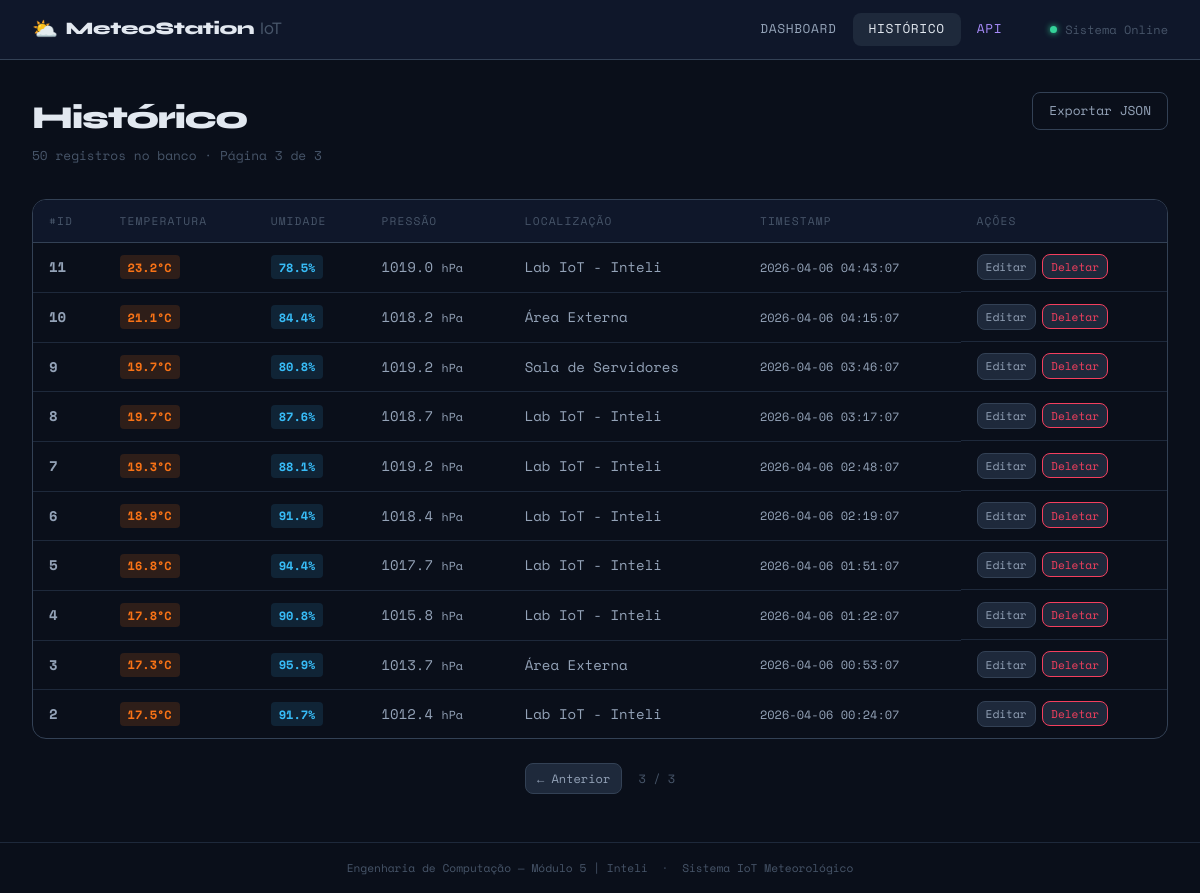
/leituras?pagina=3&por_pagina=20, run on the app's committed database.
### tables this page shows
CREATE TABLE leituras (
    id INTEGER PRIMARY KEY AUTOINCREMENT,
    temperatura REAL NOT NULL,
    umidade REAL NOT NULL,
    pressao REAL,
    localizacao TEXT DEFAULT 'Lab IoT - Inteli',
    timestamp DATETIME DEFAULT (datetime('now','localtime'))
);

### app.py (the view, shortened to what this page needs)
@app.route('/leituras', methods=['GET'])
def listar():
    try:
        pagina = int(request.args.get('pagina', 1))
        por_pagina = int(request.args.get('por_pagina', 20))
    except ValueError:
        pagina, por_pagina = 1, 20
    pagina = max(1, pagina)
    offset = (pagina - 1) * por_pagina
    leituras = listar_leituras(limite=por_pagina, offset=offset)
    total    = contar_leituras()
    total_paginas = max(1, -(-total // por_pagina))  # teto
    return render_template('historico.html',
                           leituras=leituras,
                           pagina=pagina,
                           total=total,
                           total_paginas=total_paginas,
                           por_pagina=por_pagina)

### app.py (called while the page is built)
@app.before_request
def _setup():
    pass  # init_db() é chamado no __main__

### database.py (called while the page is built)
def get_db_connection():
    conn = sqlite3.connect(DB_PATH, timeout=10)
    conn.execute('PRAGMA journal_mode=WAL')
    conn.execute('PRAGMA busy_timeout=5000')
    conn.row_factory = sqlite3.Row
    return conn

def listar_leituras(limite=50, offset=0):
    conn = get_db_connection()
    rows = conn.execute(
        'SELECT * FROM leituras ORDER BY timestamp DESC LIMIT ? OFFSET ?',
        (limite, offset)
    ).fetchall()
    conn.close()
    return [dict(r) for r in rows]

def contar_leituras():
    conn = get_db_connection()
    total = conn.execute('SELECT COUNT(*) FROM leituras').fetchone()[0]
    conn.close()
    return total

### templates/historico.html (shortened to what this page needs)
{% extends 'base.html' %}
{% block content %}
<div class="page-header">
  <div>
    <h1 class="page-title">Histórico</h1>
    <p class="page-sub">{{ total }} registros no banco · Página {{ pagina }} de {{ total_paginas }}</p>
  </div>
  <a href="{{ url_for('listar') }}?formato=json" target="_blank" class="btn btn-ghost">Exportar JSON</a>
</div>
{% if leituras %}
<div class="table-wrapper">
  <table class="data-table">
    <thead>
      <tr>
        <th>#ID</th>
        <th>Temperatura</th>
        <th>Umidade</th>
        <th>Pressão</th>
        <th>Localização</th>
        <th>Timestamp</th>
        <th>Ações</th>
      </tr>
    </thead>
    <tbody>
      {% for l in leituras %}
      <tr>
        <td class="td-id">{{ l.id }}</td>
        <td>
          <span class="badge badge-temp">{{ l.temperatura }}°C</span>
        </td>
        <td>
          <span class="badge badge-umid">{{ l.umidade }}%</span>
        </td>
        <td>{{ l.pressao if l.pressao else '—' }} {% if l.pressao %}<small>hPa</small>{% endif %}</td>
        <td>{{ l.localizacao }}</td>
        <td class="td-ts">{{ l.timestamp }}</td>
        <td class="td-actions">
          <a href="{{ url_for('editar_form', id=l.id) }}" class="btn btn-xs">Editar</a>
          <form action="{{ url_for('deletar_form', id=l.id) }}" method="POST" style="display:inline"
                onsubmit="return confirm('Deletar leitura #{{ l.id }}?')">
            <button type="submit" class="btn btn-xs btn-danger">Deletar</button>
          </form>
        </td>
      </tr>
      {% endfor %}
    </tbody>
  </table>
</div>
<div class="pagination">
  {% if pagina > 1 %}
    <a href="{{ url_for('listar', pagina=pagina-1, por_pagina=por_pagina) }}" class="btn btn-sm">← Anterior</a>
  {% endif %}
  <span class="pag-info">{{ pagina }} / {{ total_paginas }}</span>
</div>
{% else %}
<div class="empty-state">
  <p>Nenhuma leitura encontrada. Inicie o simulador para popular o banco de dados.</p>
</div>
{% endif %}
{% endblock %}

### static/css/style.css (style rules this page uses)
:root { --bg-base: #0a0f1a; --bg-surface: #0f172a; --bg-card: #1e293b; --bg-hover: #263349; --border: #1e293b; --border-hi: #334155; --text-primary: #e2e8f0; --text-secondary: #94a3b8; --text-muted: #475569; --accent-temp: #f97316; --accent-umid: #38bdf8; --accent-pres: #a78bfa; --accent-total: #34d399; --accent-red: #f43f5e; --font-display: 'Syne', sans-serif; --font-mono: 'Space Mono', monospace; --radius: 8px; --radius-lg: 14px; --shadow: 0 4px 24px rgba(0,0,0,0.4); }
*, *::before, *::after { box-sizing: border-box; margin: 0; padding: 0; }
html { scroll-behavior: smooth; }
body { background: var(--bg-base); color: var(--text-primary); font-family: var(--font-mono); font-size: 14px; line-height: 1.6; min-height: 100vh; display: flex; flex-direction: column; }
a { color: inherit; text-decoration: none; }
.page-header { display: flex; align-items: flex-start; justify-content: space-between; margin-bottom: 2rem; }
.page-title { font-family: var(--font-display); font-size: 2rem; font-weight: 800; letter-spacing: -0.04em; }
.page-sub { color: var(--text-muted); font-size: 0.8rem; margin-top: 0.2rem; }
.btn { display: inline-flex; align-items: center; gap: 0.3rem; padding: 0.5rem 1rem; border-radius: var(--radius); font-family: var(--font-mono); font-size: 0.8rem; cursor: pointer; border: 1px solid var(--border-hi); background: var(--bg-card); color: var(--text-secondary); transition: all 0.15s; white-space: nowrap; }
.btn-ghost { background: transparent; }
.btn-danger { color: var(--accent-red); border-color: var(--accent-red); }
.btn-sm { padding: 0.3rem 0.7rem; font-size: 0.75rem; }
.btn-xs { padding: 0.2rem 0.5rem; font-size: 0.7rem; }
.table-wrapper { overflow-x: auto; border-radius: var(--radius-lg); border: 1px solid var(--border-hi); margin-bottom: 1.5rem; }
.data-table { width: 100%; border-collapse: collapse; }
.data-table thead tr { background: var(--bg-surface); }
.data-table th { padding: 0.75rem 1rem; text-align: left; font-size: 0.7rem; text-transform: uppercase; letter-spacing: 0.1em; color: var(--text-muted); font-weight: 400; border-bottom: 1px solid var(--border-hi); white-space: nowrap; }
.data-table td { padding: 0.7rem 1rem; border-bottom: 1px solid var(--border); color: var(--text-secondary); vertical-align: middle; }
.data-table tbody tr:last-child td { border-bottom: none; }
.td-id { color: var(--accent-pres); font-weight: 700; }
.td-ts { font-size: 0.75rem; color: var(--text-muted); }
.td-actions { display: flex; gap: 0.4rem; }
.badge { display: inline-block; padding: 0.15rem 0.5rem; border-radius: 4px; font-size: 0.75rem; font-weight: 700; }
.badge-temp { background: rgba(249,115,22,0.15); color: var(--accent-temp); }
.badge-umid { background: rgba(56,189,248,0.12); color: var(--accent-umid); }
.pagination { display: flex; align-items: center; justify-content: center; gap: 1rem; margin-top: 1.5rem; }
.pag-info { font-size: 0.75rem; color: var(--text-muted); }

### data on the page
leituras: id "11", temperatura "23.2", umidade "78.5", pressao "1019.0", shows "hPa", localizacao "Lab IoT - Inteli", timestamp "2026-04-06 04:43:07"
leituras: id "10", temperatura "21.1", umidade "84.4", pressao "1018.2", shows "hPa", localizacao "Área Externa", timestamp "2026-04-06 04:15:07"
leituras: id "9", temperatura "19.7", umidade "80.8", pressao "1019.2", shows "hPa", localizacao "Sala de Servidores", timestamp "2026-04-06 03:46:07"
leituras: id "8", temperatura "19.7", umidade "87.6", pressao "1018.7", shows "hPa", localizacao "Lab IoT - Inteli", timestamp "2026-04-06 03:17:07"
leituras: id "7", temperatura "19.3", umidade "88.1", pressao "1019.2", shows "hPa", localizacao "Lab IoT - Inteli", timestamp "2026-04-06 02:48:07"
leituras: id "6", temperatura "18.9", umidade "91.4", pressao "1018.4", shows "hPa", localizacao "Lab IoT - Inteli", timestamp "2026-04-06 02:19:07"
leituras: id "5", temperatura "16.8", umidade "94.4", pressao "1017.7", shows "hPa", localizacao "Lab IoT - Inteli", timestamp "2026-04-06 01:51:07"
leituras: id "4", temperatura "17.8", umidade "90.8", pressao "1015.8", shows "hPa", localizacao "Lab IoT - Inteli", timestamp "2026-04-06 01:22:07"
leituras: id "3", temperatura "17.3", umidade "95.9", pressao "1013.7", shows "hPa", localizacao "Área Externa", timestamp "2026-04-06 00:53:07"
leituras: id "2", temperatura "17.5", umidade "91.7", pressao "1012.4", shows "hPa", localizacao "Lab IoT - Inteli", timestamp "2026-04-06 00:24:07"

### other printed values
{{ total }} "50"
{{ pagina }} "3"
{{ total_paginas }} "3"
